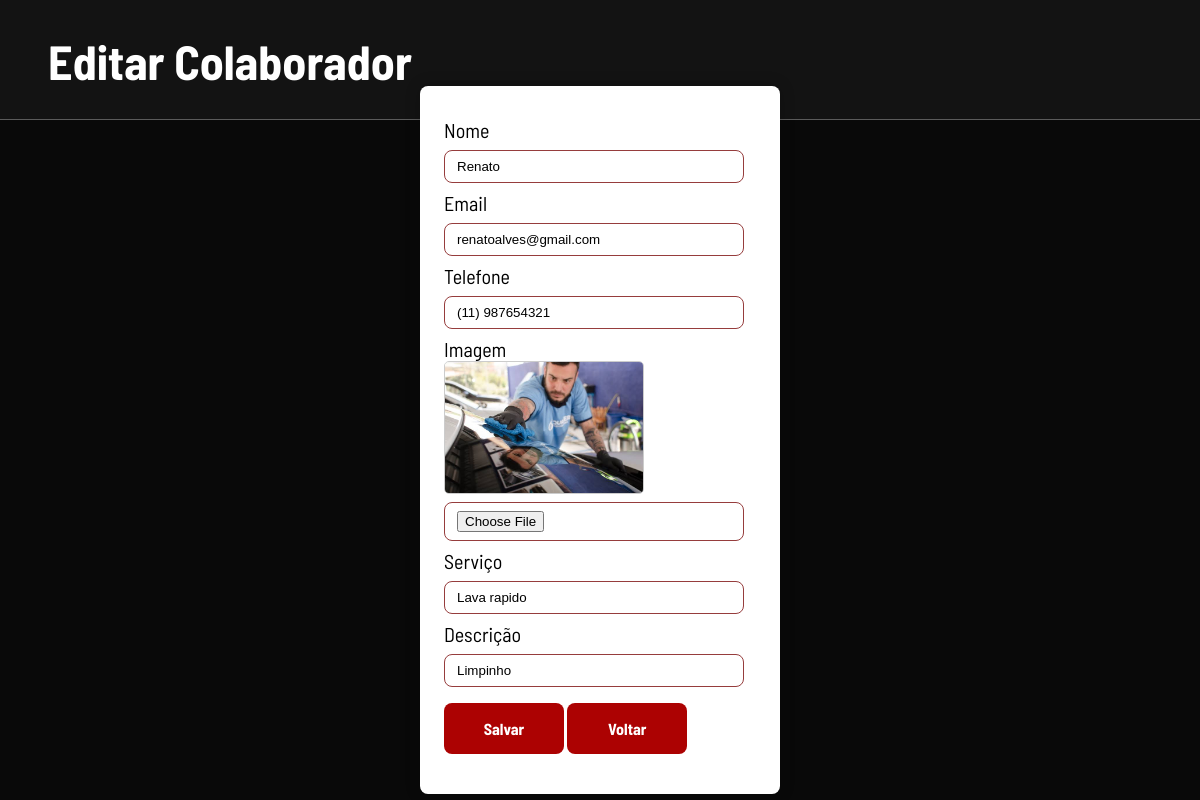
Screenshot of /php/salvar/Editar/EditarColaborador.php?id=1 (signed in) with the database file from the repository.
### tables this page shows
CREATE TABLE IF NOT EXISTS `colaborador` (
  `id_col` int NOT NULL AUTO_INCREMENT,
  `nome_col` varchar(255) NOT NULL,
  `foto_col` varchar(255) NOT NULL,
  `descricao_col` varchar(700) NOT NULL,
  `telefone_col` varchar(15) NOT NULL,
  `email_col` varchar(255) NOT NULL,
  `servico_col` varchar(255) NOT NULL,
  PRIMARY KEY (`id_col`),
  UNIQUE KEY `email_col` (`email_col`)
);

### php/salvar/Editar/EditarColaborador.php (the view, shortened to what this page needs)
<!DOCTYPE html>
<html lang="en">
<head>
    <link rel="stylesheet" href="../../../css/ADMnovoC.css">
    <link rel="stylesheet" href="../../../css/principal.css">
</head>
<body>
    <div id="meio">
        <h1>Editar Colaborador</h1>
    </div>
    <?php
    if(isset($_GET['id'])){
        require_once "../../salvar/Conexao.php";
        $id = $_GET['id'];
        $stmt = $sql->prepare("SELECT * FROM colaborador WHERE id_col = ?");
        $stmt->bind_param("i", $id);
        $stmt->execute();
        $result = $stmt->get_result();
        $colaborador = $result->fetch_assoc();
    ?>
        <div class="mei">
        <div id="cadastro">
    <form method="Post" action="../Atualizar/AtualizarColaborador.php" enctype="multipart/form-data">
        <div>
        <label for="Nome">Nome</label><input type="text" name="Nome" id="Nome"  value="<?php echo htmlspecialchars($colaborador['nome_col'], ENT_QUOTES, 'UTF-8'); ?>" maxlength="255" required>
        <label for="Email">Email</label><input type="email" name="Email" id="Email"  value="<?php echo htmlspecialchars($colaborador['email_col'], ENT_QUOTES, 'UTF-8'); ?>" maxlength="255" required>
        <label for="Telefone">Telefone</label><input type="text" name="Telefone" id="Telefone"  value="<?php echo htmlspecialchars($colaborador['telefone_col']); ?>" maxlength="15" required>
        <div>
            <label for="Imagem">Imagem</label>
            <img id="preview-imagem" src="<?php echo !empty($colaborador['foto_col']) ? htmlspecialchars($colaborador['foto_col'], ENT_QUOTES, 'UTF-8') : '#'; ?>" alt="Pré-visualização da imagem" style="max-width: 200px; <?php echo empty($colaborador['foto_col']) ? 'display: none;' : 'display: block;'; ?> border-radius: 5px; border: 1px solid #ccc;" />
            <input type="file" name="Imagem" id="Imagem"  maxlength="20">
        </div>
        <label for="Servico">Serviço</label><input type="text" name="Servico" id="Servico"  value="<?php echo htmlspecialchars($colaborador['servico_col'], ENT_QUOTES, 'UTF-8'); ?>" maxlength="255" required>
        <label for="Descricao">Descrição</label><input type="text" name="Descricao" id="Descricao"  value="<?php echo htmlspecialchars($colaborador['descricao_col'], ENT_QUOTES, 'UTF-8'); ?>" maxlength="255" required>
        <input type="button" class="btn" value="Salvar" id="Cadastrar" onclick="return confirm('Tem certeza que deseja atualizar este colaborador?') ? validarColaborador() :  true;">
        <button type="button" class="btn"onclick="window.location.href='../../admin/Colaboradores.php'">Voltar</button>
        </div>
    </form>
        </div>
        </div>
    <?php }else{ ?>
        <p>Colaborador não encontrado.</p>
    <?php } ?>
</body>
</html>

### css/ADMnovoC.css (style rules this page uses)
#meio { background-color: rgb(19, 19, 19); height: 15vh; width: 100%; color: white; padding: 4vh 1vw 1vh 4vw; border-bottom: 1px solid rgba(128, 128, 128, 0.655); }
#meio h1 { font-size: 3rem; }
.mei { background-color: rgb(9, 9, 9); display: flex; justify-content: center; align-items: center; height: 80vh; margin: 0; }
#cadastro { background-color: #ffffff; padding: 3vh 2vw; border-radius: 1vh; box-shadow: 0 0 2vh rgba(0, 0, 0, 0.2); width: 30vw; display: flex; flex-direction: row; }
#cadastro input { width: 25vw; padding: 1vh 1vw; margin: 1vh 0; border: 0.1vh solid #963d3d; border-radius: 1vh; }
#cadastro button { width: 10vw; padding: 2vh 1vw; background-color: rgb(172, 2, 2); color: white; border: none; border-radius: 1vh; cursor: pointer; font-size: 2vh; }
#cadastro .btn { width: 10vw; padding: 2vh 1vw; background-color: rgb(172, 2, 2); color: white; border: none; border-radius: 1vh; cursor: pointer; font-size: 2vh; }
#cadastro label { color: rgb(0, 0, 0); font-size: 2.5vh; }
form { display: flex; flex-direction: row; padding: 1vh 0vw 1vh 0vw; gap: 2vw; }

### css/principal.css (style rules this page uses)
h1 { font-family: Barlow-Bold; }
label { font-family: Barlow; }
* { margin: 0; padding: 0; box-sizing: border-box; font-weight: normal; }
body { display: flex; flex-direction: column; min-height: 100vh; width: 100vw; overflow-x: hidden; background-color: rgb(9, 9, 9); color: white; font-family: Barlow; }
.btn { border: 4px solid rgb(223, 25, 25); background-color: rgb(223, 25, 25); color: white; font-family: Barlow-Bold; font-size: 1.5rem; }

### rows the page displays
colaborador: Nome "Renato", Email "renatoalves@gmail.com", Telefone "(11) 987654321", foto_col (picture), Servico "Lava rapido", Descricao "Limpinho"
